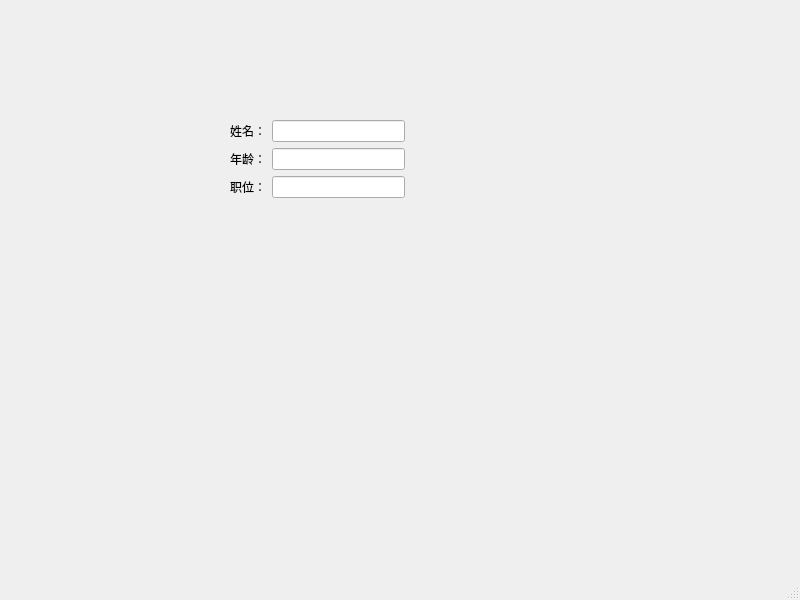
<?xml version="1.0" encoding="UTF-8"?>
<ui version="4.0">
 <class>MainWindow</class>
 <widget class="QMainWindow" name="MainWindow">
  <property name="geometry">
   <rect>
    <x>0</x>
    <y>0</y>
    <width>800</width>
    <height>600</height>
   </rect>
  </property>
  <property name="windowTitle">
   <string>MainWindow</string>
  </property>
  <widget class="QWidget" name="centralwidget">
   <widget class="QWidget" name="">
    <property name="geometry">
     <rect>
      <x>230</x>
      <y>120</y>
      <width>175</width>
      <height>85</height>
     </rect>
    </property>
    <layout class="QFormLayout" name="formLayout">
     <item row="0" column="0">
      <widget class="QLabel" name="label">
       <property name="text">
        <string>姓名：</string>
       </property>
      </widget>
     </item>
     <item row="0" column="1">
      <widget class="QLineEdit" name="lineEdit"/>
     </item>
     <item row="1" column="0">
      <widget class="QLabel" name="label_3">
       <property name="text">
        <string>年龄：</string>
       </property>
      </widget>
     </item>
     <item row="1" column="1">
      <widget class="QLineEdit" name="lineEdit_2"/>
     </item>
     <item row="2" column="0">
      <widget class="QLabel" name="label_2">
       <property name="text">
        <string>职位：</string>
       </property>
      </widget>
     </item>
     <item row="2" column="1">
      <widget class="QLineEdit" name="lineEdit_3"/>
     </item>
    </layout>
   </widget>
  </widget>
  <widget class="QMenuBar" name="menubar">
   <property name="geometry">
    <rect>
     <x>0</x>
     <y>0</y>
     <width>800</width>
     <height>24</height>
    </rect>
   </property>
  </widget>
  <widget class="QStatusBar" name="statusbar"/>
 </widget>
 <tabstops>
  <tabstop>lineEdit</tabstop>
  <tabstop>lineEdit_2</tabstop>
  <tabstop>lineEdit_3</tabstop>
 </tabstops>
 <resources/>
 <connections/>
</ui>
